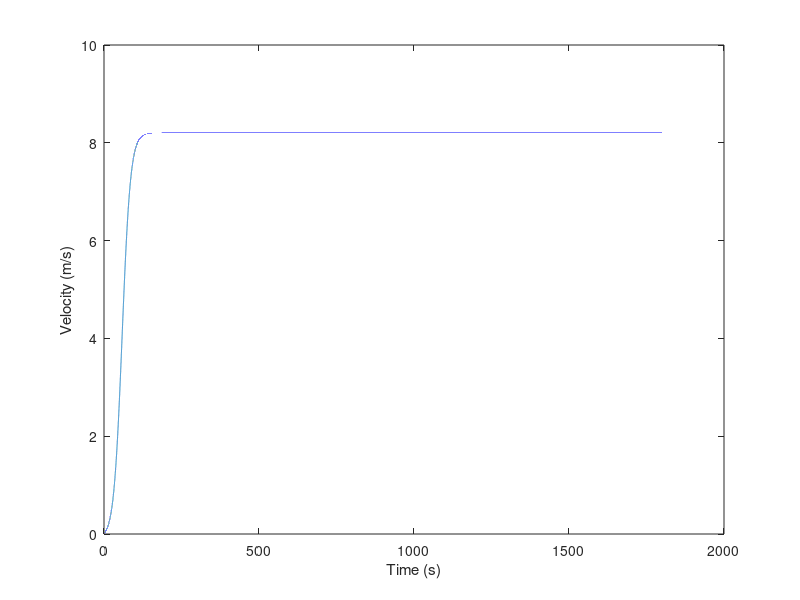

Write the MATLAB code that produced this figure. (Note: this script raises an error after producing the figure.)
% SHELL ECOMARATHON Vehicle Model
% By Jordan Jeong and Lucas Razanauskas

%GOAL: AS FUEL EFFICIENT AS POSSIBLE FOR 10 MILES IN 30 MINUTES, about 16.09km

% Constants
clc; clear all; close all; 

%% Vehicle parameters

C_d = 0.20;                 % Drag coefficient [unitless] - estimated value given known values of similar vehicles
A = 0.5;                    % Frontal area [m^2]
m = 85;                     % Vehicle mass [kg]
h_CG = 0.375;               % Vehicle center of gravity height [m]
h_aero = 0.375;             % Vehicle center of pressure [m] (assume same height as CG)
theta = 0;                  % Grade angle [degrees]
rho = 1.2;                  % Air density in Indianapolis [kg/m^3]
l_wb = 1.397;               % Wheel base [m]
g = 9.81;                   % Acceleration due to gravitya [m/s^2]
Wff = 55.45*g;              % Weight on front axle [N]
Wfr = 29.55*g;              % Weight on rear axle [N]
RR = 0.004;                 % Rolling resistance coefficient [unitless]
r_w = .203;                 % Wheel radius [m]
r_t = .2413;                % Tire radius [m]
m_t = .35;                  % Tire mass (single) [kg]
m_w = .65;                  % Wheel mass (single) [kg]
m_as = m_t + m_w;           % Wheel assembly mass (single) [kg]
I_t = 1/2*(m_t*(r_t)^2);    % Inertia of tire [kg*m^2]
I_w = 1/2*(m_w*(r_w)^2);    % Inertia of wheel [kg*m^2]
I_c = 3*(I_t+I_w);          % Inertia of all three wheels and tires [kg*m^2]
mu=0.7;                     % Tire friction coefficient [unitless]
m_eq=3*m+I_c/r_t^2;         % Equivalent mass [kg]


v_peak = 9;                 % Speed at which to start coasting [m/s]
v_min = 7;                  % Speed at which to stop coasting [m/s]
coast = false;              % Boolean for turning coasting on/off

% Motor Properties
% Must enter the max RPM (no load speed) and max Torque (stall torque) for
% accurate results
V_max = 48; % Motor Voltage [V]
I_max = 56.9; % Stall Current [A]
I_nl = 0.2; % No load current [A]
RPM_max = 1960 % Max Motor Speed [RPM] aka No Load Speed
rad_sec = RPM_max*2*pi()/60
GR = 5; % Max gear ratio
tq_stall = 13.1; % Stall Torque [N-m]
p_max = tq_stall*rad_sec*0.25;
v_max = rad_sec/GR*r_t % Max linear speed
if v_max < 9
    disp("Shit's fucked, not fast enough top speed.")
end


% Drivetrain Properties
eff_d = 0.85;              % Assume 85% drivetrain efficiency
                           % Assume this efficiency is constant at all speeds
                           % Technically gear ratio should go in here but
                           % whatever
% Initialising vectors
dt = 0.01;
t=0:dt:1800;             % Time vector [s] goes to 1800 seconds (30 minutes), duration of race
lt = length(t);
a=zeros(1,lt);                      % define initial acceleration as 0 [m/s^2]
v=zeros(1,lt);                      % define initial velocity as 0 [m/s]
x=zeros(1,lt);                      % define initial position as 0 [m]
Fx=zeros(1,lt);                     % Force at the wheel/road surface [N]
Faero=zeros(1,lt);                  % Force of aerodynamic drag [N]
F_rr=zeros(1,lt);                   % Force of rolling resistance [N]
F_grade=zeros(1,lt);                % Force of grade/incline [N]
eff_m=zeros(1,lt);                  % Efficiency of motor
V = zeros (1,lt);                   % Voltage at specific time
I = zeros (1,lt);                   % Current at specific time
I(1) = I_max;                       % Car will always start at stall current
P = zeros (1,lt);                   % Power at specific time
E = zeros (1,lt);                   % Total Energy at specific time [kWh] 
goal = zeros(1,lt);                 % This is what we want to be 200+ [mi/kWh]

for j=2:length(t)
    speed_percent = v(j-1)/v_max;                   % How fast the motor is spinning compared to its maximum speed
    eff_m(j) = 0.85*(speed_percent/0.9)+0.01;       % Efficiency is a function of motor speed, where peak is at 90% of peak RPM
    tq = tq_stall*(1-speed_percent);                % The faster you are spinning, the less torque you have
    Fx(j)= mu*Wfr*cosd(theta)/(1-mu*h_CG/l_wb);     % Max tractive force of rear wheel [N]
    
    if Fx(j)*r_t > (tq*GR)                          % Tractive force times tire radius cannot exceed provided torque
        Fx(j)= tq*GR/r_t*eff_d*eff_m(j);                  
    else
        Fx(j)=Fx(j)*eff_d*eff_m(j);                       
    end

    V(j) = V_max*(speed_percent);                   % Probably have to use kV here rather than speed percent but oh well
    I(j) = (I_max-I_nl)*(1-speed_percent)+I_nl;     % Not sure about this
    
    Faero(j) = 0.5*rho*C_d*A*v(j-1)^2;              % Aero force [N]
    F_rr(j)=v(j-1)*RR*m*g*cosd(theta);              % Rolling resistance [N]
    F_grade(j)=m*g*sind(theta);                     % Grade force (always zero since the track is flat) [N]
    if coast
        V(j) = 0;
        I(j) = 0;
        Fx(j) = 0;
    end   
    a(j)=(Fx(j)-Faero(j)-F_rr(j)-F_grade(j))/m_eq;  % Resultant acceleration[m/s^2]
    v(j)=a(j)*(t(j)-t(j-1))+v(j-1);                 % Velocity [m/s]
    P(j) = V(j)*I(j)/1000;                          % Power [kW]
    E(j) = E(j-1)+P(j)*dt/3600;                     % Energy [kWh]
    if v(j)>v_max*0.9                               % For simplicity, we limit motor speed to 90% of peak
        v(j)=v_max*0.9;
        a(j)=0;
    end
    x(j)=v(j)*(t(j)-t(j-1))+x(j-1);                 % Position [m]
    if x(j) > 15700
        x(j) = 15700;
        v(j)= 0;
    end
    goal(j) = x(j)./E(j)/1610;
    if v(j) >= v_peak
        coast = true;
    end
    if v(j) <= v_min
        coast = false;
    end
end
goal(2) = 0; % prevents infinite spike because E(2) is zero because V(2) is zero because v(1) is zero


figure
plot(t,v)
xlabel("Time (s)")
ylabel("Velocity (m/s)")
yline(v_max)
sgtitle("Velocity over Time")

figure
plot(t,x)
xlabel("Time (s)")
ylabel("Distance (m)")
yline(15700/4)
yline(15700/2)
yline(15700*3/4)
yline(15700)
sgtitle("Distance over Time")

figure
plot(t,P)
xlabel("Time (s)")
ylabel("Power (W)")
%yline(600)
sgtitle("Power")

figure
plot(t,E)
xlabel("Time (s)")
ylabel("Energy (kWh)")
sgtitle("Total Energy")

figure
plot(t,goal)
xlabel("Time (s)")
ylabel("Efficiency (mi/kWh)")
sgtitle("Efficiency")

figure
plot(t,eff_m)
xlabel("Time (s)")
ylabel("Efficiency")
sgtitle("Motor Efficiency")

figure
plot(t,V)
xlabel("Time (s)")
ylabel("Voltage (V)")
sgtitle("Voltage")

figure
plot(t,I)
xlabel("Time (s)")
ylabel("Current (A)")
sgtitle("Current")


% Need to make an array or equation of efficiency of the motor
% E_motor = [] is a function of rpm 
% since we don't have a given motor curve, we assume peak efficiency is at
% 90% of peak RPM and a linear decrease to 0% effiency at 0% RPM
% Therefore efficiency = 0.9*(RPM/Peak RPM)*Peak efficiency

% Assume we can corner at full speed
% Track Info
% Total length: 3925m (official)
% Below distances measured with google maps
% Starting line to first corner: 636m
% Turn 1/2: 129m (coasting) to 765m
% turn 3 is full speed
% turn 4 entry at 1000m, 235m of possible acceleration
% turn 4 is 95m
% then 114m of straight
% then 56m coasting through chicanes
% then 714m straight
% then 91m turn
% then 55m straight
% then 129m of s turns
% then 78m before turn
% then 30m turn
% then 678m of straight/mild curve
% then 175 m of turns
% 99m straight
% 116m turn
% 410 m straight
% google measurements are 3840, or 85m less than official; maybe small car
% cuts corners
